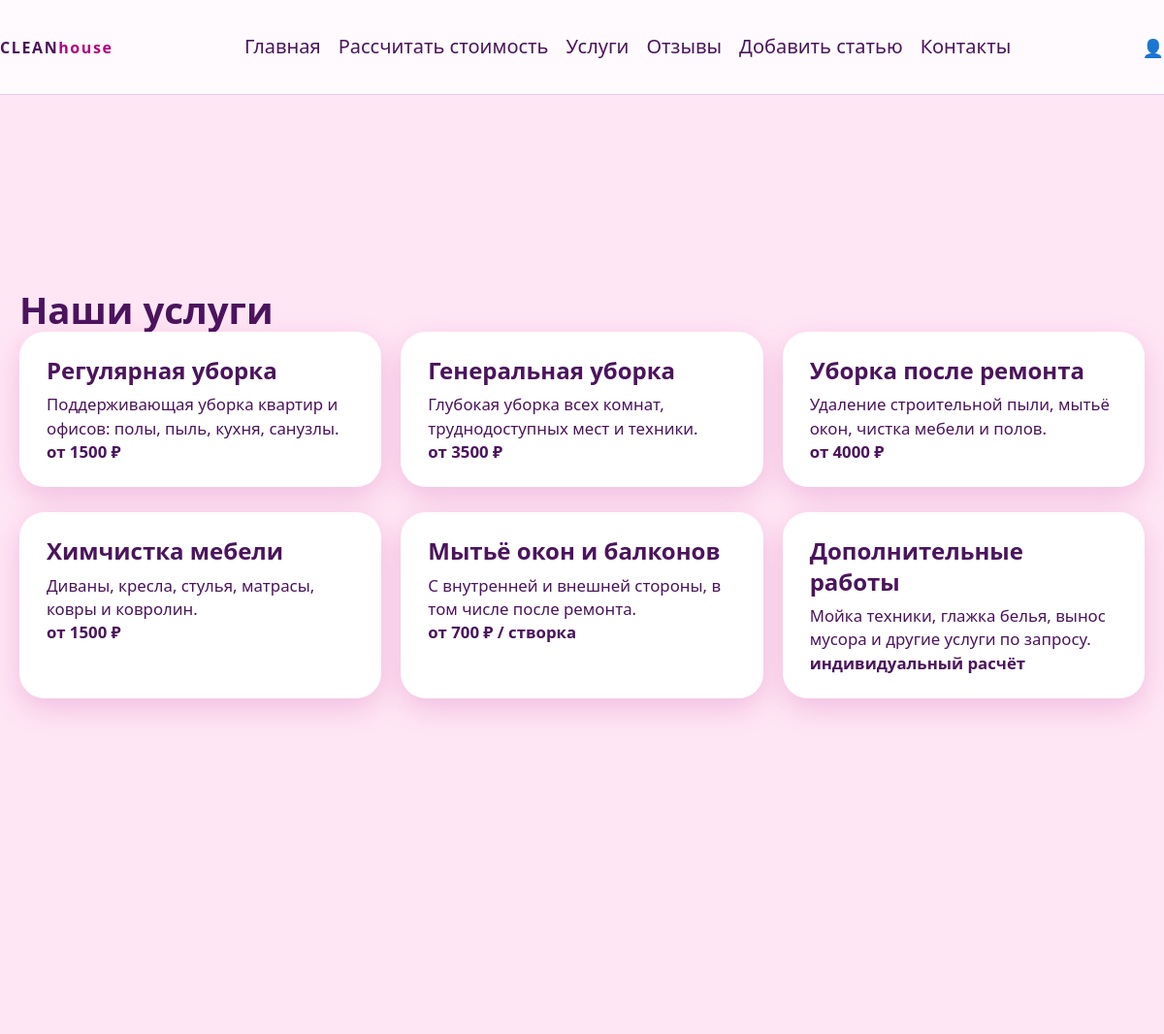
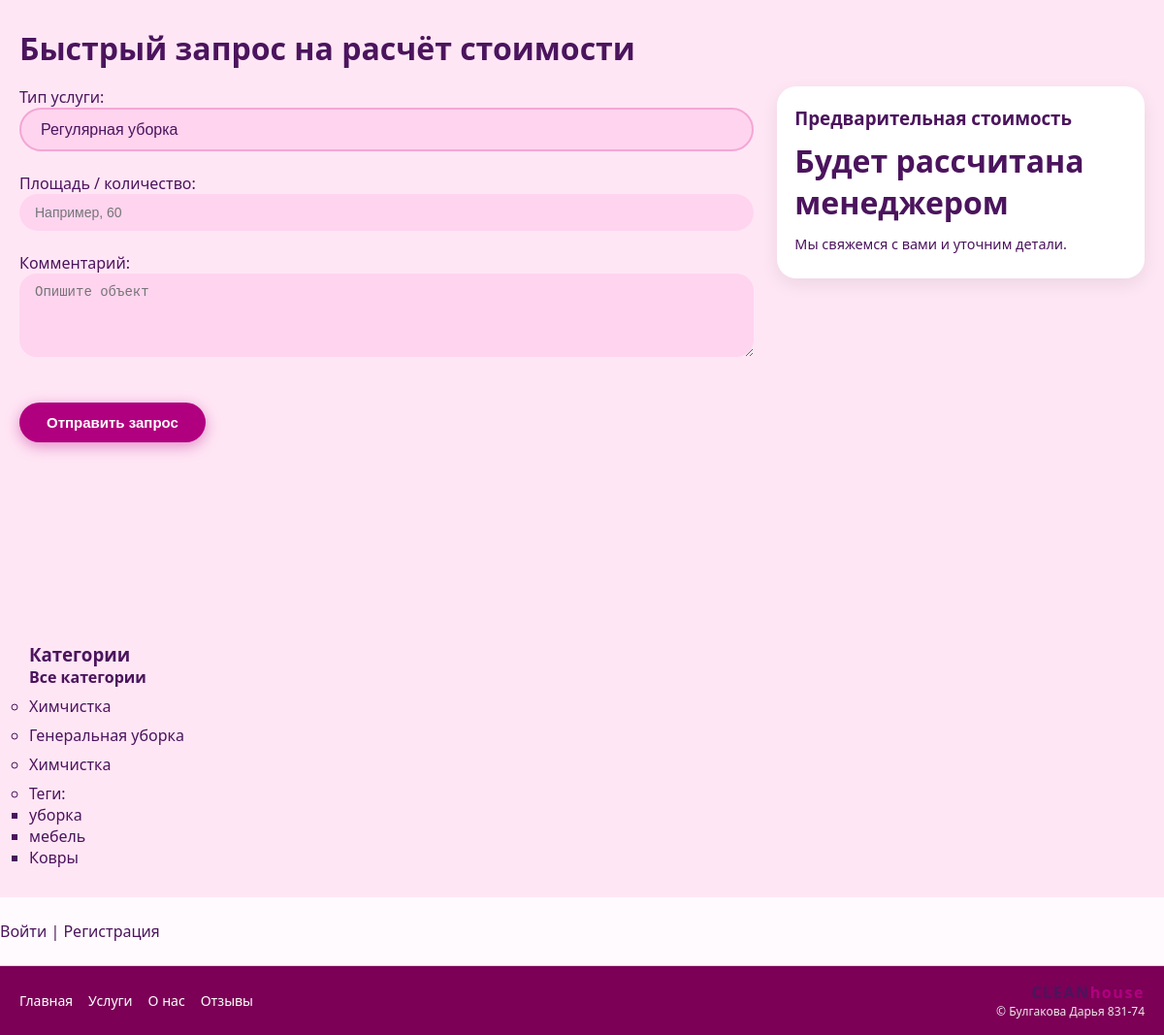
The page /women/services/ on the database its author committed (2 pictures, top to bottom).
### women/models.py (models this page shows, shortened)
class Category(models.Model):
    name = models.CharField(
        max_length=100,
        verbose_name='Категория'
    )
    slug = models.SlugField(
        unique=True
    )
    class Meta:
        verbose_name = 'Категория'
        verbose_name_plural = 'Категории'

class TagPost(models.Model):
    tag = models.CharField(max_length=100, db_index=True)
    slug = models.SlugField(max_length=255, unique=True, db_index=True)
    def get_absolute_url(self):
        return reverse('tag', kwargs={'tag_slug': self.slug})

### women/views.py (the view)
# urls.py: path('services/', views.services, name='services'),
def services(request):
    return render(request, 'women/services.html', {
        'title': 'Услуги'
    })

### users/context_processors.py (called while the page is built)
def get_women_context(request):
    return {'mainmenu': menu}

### women/templatetags/women_tags.py (called while the page is built)
@register.inclusion_tag('women/list_categories.html')
def show_categories(cat_selected=0):
    cats = Category.objects.all()
    return {'cats': cats, 'cat_selected': cat_selected}

@register.inclusion_tag('women/list_tags.html')
def show_all_tags():
    return {"tags": TagPost.objects.all()}

### women/templates/women/services.html (shortened to what this page needs)
{% extends 'base.html' %}
{% load static %}
{% block content %}
<section class="section full-screen services-list">
    <div class="container">
        <div class="services-inner">
            <h1>Наши услуги</h1>
            <div class="cards-row services-cards">
                <div class="service-card big">
                    <h3>Регулярная уборка</h3>
                    <p>Поддерживающая уборка квартир и офисов: полы, пыль, кухня, санузлы.</p>
                    <p><strong>от 1500 ₽</strong></p>
                </div>
                <div class="service-card big">
                    <h3>Генеральная уборка</h3>
                    <p>Глубокая уборка всех комнат, труднодоступных мест и техники.</p>
                    <p><strong>от 3500 ₽</strong></p>
                </div>
                <div class="service-card big">
                    <h3>Уборка после ремонта</h3>
                    <p>Удаление строительной пыли, мытьё окон, чистка мебели и полов.</p>
                    <p><strong>от 4000 ₽</strong></p>
                </div>
            </div>
            <div class="cards-row services-cards">
                <div class="service-card big">
                    <h3>Химчистка мебели</h3>
                    <p>Диваны, кресла, стулья, матрасы, ковры и ковролин.</p>
                    <p><strong>от 1500 ₽</strong></p>
                </div>
                <div class="service-card big">
                    <h3>Мытьё окон и балконов</h3>
                    <p>С внутренней и внешней стороны, в том числе после ремонта.</p>
                    <p><strong>от 700 ₽ / створка</strong></p>
                </div>
                <div class="service-card big">
                    <h3>Дополнительные работы</h3>
                    <p>Мойка техники, глажка белья, вынос мусора и другие услуги по запросу.</p>
                    <p><strong>индивидуальный расчёт</strong></p>
                </div>
            </div>
        </div>
    </div>
</section>
<section class="section full-screen services-calculator">
    <div class="container">
        <div class="services-inner">
            <h2>Быстрый запрос на расчёт стоимости</h2>
            <div class="calc-layout services-calc-layout">
                <form class="calc-form">
                    <div class="calc-group">
                        <label>Тип услуги:</label>
                        <select class="select-pill">
                            <option>Регулярная уборка</option>
                        </select>
                    </div>
                    <div class="calc-group">
                        <label>Площадь / количество:</label>
                        <input type="number" placeholder="Например, 60">
                    </div>
                    <div class="calc-group">
                        <label>Комментарий:</label>
                        <textarea rows="4" placeholder="Опишите объект"></textarea>
                    </div>
                    <button type="submit" class="btn primary">
                        Отправить запрос
                    </button>
                </form>
                <aside class="calc-result">
                    <h3>Предварительная стоимость</h3>
                    <div class="calc-price">Будет рассчитана менеджером</div>
                    <p class="calc-note">
                        Мы свяжемся с вами и уточним детали.
                    </p>
                </aside>
            </div>
        </div>
    </div>
</section>
{% endblock %}

### women/templates/women/list_categories.html
{% for cat in cats %}
    <li style="margin: 8px 0;">
        {% if cat.id == cat_selected %}
            <span style="color: #800040; font-weight: bold;">
                {{ cat.name }}
            </span>
        {% else %}
            <a href="{{ cat.get_absolute_url }}" style="text-decoration: none; color: inherit;">
                {{ cat.name }}
            </a>
        {% endif %}
    </li>
{% endfor %}

### women/templates/women/list_tags.html
{% if tags %}
    <p>Теги:</p>
    <ul>
        {% for t in tags %}
            <li><a href="{{ t.get_absolute_url }}">{{ t.tag }}</a></li>
        {% endfor %}
    </ul>
{% endif %}

### women/static/women/css/style.css (style rules this page uses)
* { box-sizing: border-box; margin: 0; padding: 0; }
body { font-family: system-ui, -apple-system, BlinkMacSystemFont, "Segoe UI", sans-serif; background: #ffe6f5; color: #4b145d; }
a { text-decoration: none; color: inherit; }
.container { width: 100%; max-width: none; margin: 0 auto; padding: 0 20px; }
.section { padding: 0; }
.full-screen { min-height: 100vh; display: flex; }
.full-screen > .container { flex: 1; display: flex; flex-direction: column; justify-content: center; padding: 90px 20px 70px; }
h1, .hero-title { font-size: 2.4rem; line-height: 1.2; }
h2 { font-size: 2rem; margin-bottom: 18px; }
p { font-size: 0.98rem; }
.btn { border: none; padding: 12px 28px; border-radius: 30px; font-size: 15px; font-weight: 600; cursor: pointer; }
.btn.primary { background: #b1007f; color: #fff; box-shadow: 0 4px 15px rgba(177, 0, 127, 0.4); margin-top: 20px; }
.cards-row { display: grid; grid-template-columns: repeat(3, minmax(0, 1fr)); gap: 20px; }
.service-card { background: #fff; border-radius: 24px; overflow: hidden; box-shadow: 0 6px 18px rgba(151, 60, 128, 0.25); display: flex; flex-direction: column; }
.calc-layout { margin-top: 18px; display: grid; grid-template-columns: minmax(0, 2fr) minmax(0, 1fr); gap: 24px; }
.calc-group { margin-bottom: 22px; }
.calc-result { background: #fff; border-radius: 20px; padding: 20px 18px; box-shadow: 0 6px 18px rgba(0, 0, 0, 0.08); align-self: flex-start; }
.calc-price { font-size: 32px; font-weight: 700; margin: 10px 0 12px; }
.calc-note { font-size: 0.9rem; margin-bottom: 6px; }
input, textarea { width: 100%; border-radius: 999px; border: none; padding: 11px 16px; font-size: 14px; background: #ffd4ef; outline: none; }
textarea { border-radius: 18px; resize: vertical; }
.select-pill { background: #ffd4ef !important; border-radius: 999px; border: 2px solid #f3a7d4; padding: 12px 20px; font-size: 16px; color: #4b145d; width: 100%; outline: none; cursor: pointer; appearance: none; -webkit-appearance: none; -moz-appearance: none; background-repeat: no-repeat; background-position: right 16px center; background-size: 14px; }
.services-list .cards-row + .cards-row { margin-top: 26px; }
.services-cards .service-card.big { min-height: 0; padding: 24px 28px; border-radius: 26px; box-shadow: 0 10px 30px rgba(177, 0, 127, 0.18); }
.services-cards .service-card.big h3 { margin-bottom: 8px; font-size: 1.5rem; line-height: 1.3; }
.services-cards .service-card.big p { font-size: 1.05rem; line-height: 1.45; }

### rows shown on the page
Category: name "Химчистка"
Category: name "Генеральная уборка"
Category: name "Химчистка"
TagPost: tag "уборка"
TagPost: tag "мебель"
TagPost: tag "Ковры"
